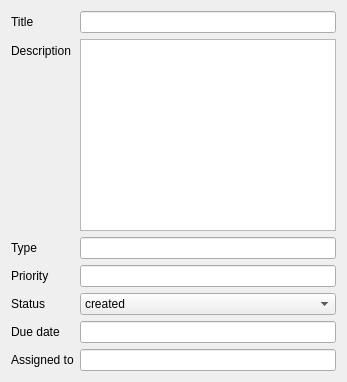
<?xml version="1.0" encoding="UTF-8"?>
<ui version="4.0">
 <class>WorkOrderViewForm</class>
 <widget class="QWidget" name="WorkOrderViewForm">
  <layout class="QFormLayout" name="formLayout">
   <item row="0" column="0"><widget class="QLabel"><property name="text"><string>Title</string></property></widget></item>
   <item row="0" column="1"><widget class="QLineEdit" name="title"><property name="readOnly"><bool>true</bool></property></widget></item>
   <item row="1" column="0"><widget class="QLabel"><property name="text"><string>Description</string></property></widget></item>
   <item row="1" column="1"><widget class="QPlainTextEdit" name="description"><property name="readOnly"><bool>true</bool></property></widget></item>
   <item row="2" column="0"><widget class="QLabel"><property name="text"><string>Type</string></property></widget></item>
   <item row="2" column="1"><widget class="QLineEdit" name="order_type"><property name="readOnly"><bool>true</bool></property></widget></item>
   <item row="3" column="0"><widget class="QLabel"><property name="text"><string>Priority</string></property></widget></item>
   <item row="3" column="1"><widget class="QLineEdit" name="priority"><property name="readOnly"><bool>true</bool></property></widget></item>
   <item row="4" column="0"><widget class="QLabel"><property name="text"><string>Status</string></property></widget></item>
   <item row="4" column="1">
    <widget class="QComboBox" name="status">
     <item><property name="text"><string>created</string></property></item>
     <item><property name="text"><string>assigned</string></property></item>
     <item><property name="text"><string>in_progress</string></property></item>
     <item><property name="text"><string>completed</string></property></item>
     <item><property name="text"><string>verified</string></property></item>
     <item><property name="text"><string>rejected</string></property></item>
    </widget>
   </item>
   <item row="5" column="0"><widget class="QLabel"><property name="text"><string>Due date</string></property></widget></item>
   <item row="5" column="1"><widget class="QLineEdit" name="due_date"><property name="readOnly"><bool>true</bool></property></widget></item>
   <item row="6" column="0"><widget class="QLabel"><property name="text"><string>Assigned to</string></property></widget></item>
   <item row="6" column="1"><widget class="QLineEdit" name="assigned_to_sub"><property name="readOnly"><bool>true</bool></property></widget></item>
  </layout>
 </widget>
</ui>
